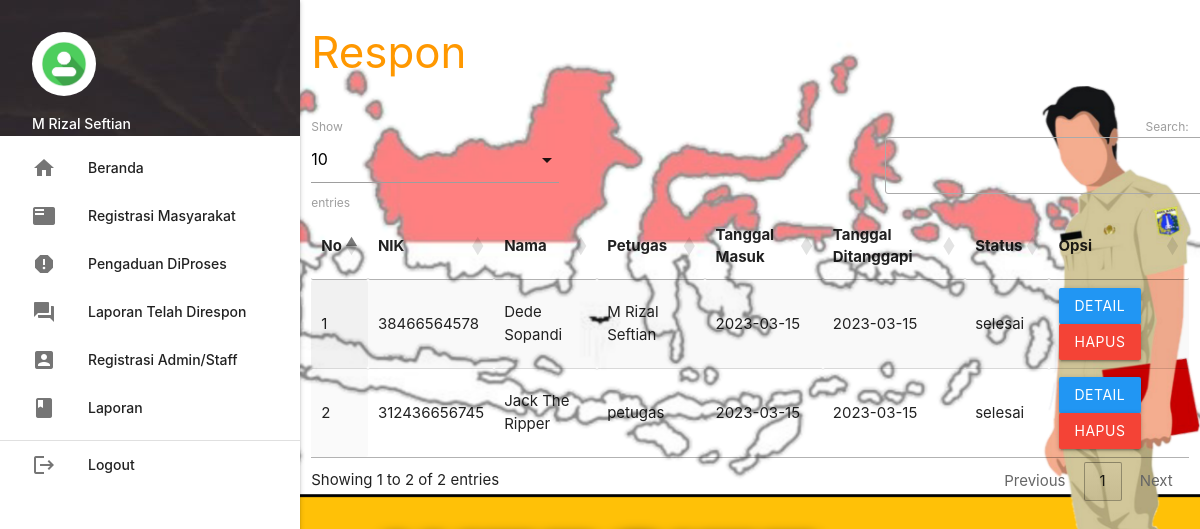
Page /admin/index.php?p=respon (signed in) on the committed database.
### tables this page shows
CREATE TABLE `pengaduan` (
  `id_pengaduan` int(5) NOT NULL,
  `tgl_pengaduan` date NOT NULL,
  `nik` char(16) NOT NULL,
  `isi_laporan` text NOT NULL,
  `foto` varchar(255) NOT NULL,
  `status` enum('proses','selesai') NOT NULL
);

CREATE TABLE `masyarakat` (
  `nik` char(16) NOT NULL,
  `nama` varchar(35) NOT NULL,
  `username` varchar(25) NOT NULL,
  `password` varchar(255) NOT NULL,
  `telp` int(13) NOT NULL
);

CREATE TABLE `petugas` (
  `id_petugas` int(5) NOT NULL,
  `nama_petugas` varchar(40) NOT NULL,
  `username` varchar(30) NOT NULL,
  `password` varchar(255) NOT NULL,
  `telp_petugas` int(13) NOT NULL,
  `level` enum('admin','petugas') NOT NULL
);

CREATE TABLE `tanggapan` (
  `id_tanggapan` int(5) NOT NULL,
  `id_pengaduan` int(5) NOT NULL,
  `tgl_tanggapan` date NOT NULL,
  `tanggapan` text NOT NULL,
  `id_petugas` int(5) NOT NULL
);

### admin/respon.php (the view, shortened to what this page needs)
       <div class="row">
         <div class="col s12 m9">
           <h3 class="orange-text">Respon</h3>
         </div>
       </div>
       <table id="example" class="display responsive-table" style="width:100%">
         <thead>
             <tr>
			<th>No</th>
			<th>NIK</th>
			<th>Nama</th>
			<th>Petugas</th>
			<th>Tanggal Masuk</th>
			<th>Tanggal Ditanggapi</th>
			<th>Status</th>
			<th>Opsi</th>
             </tr>
         </thead>
         <tbody>
<?php
	$no=1;
	$query = mysqli_query($koneksi,"SELECT * FROM pengaduan INNER JOIN masyarakat ON pengaduan.nik=masyarakat.nik INNER JOIN tanggapan ON pengaduan.id_pengaduan=tanggapan.id_pengaduan INNER JOIN petugas ON tanggapan.id_petugas=petugas.id_petugas ORDER BY tanggapan.id_pengaduan DESC");
	while ($r=mysqli_fetch_assoc($query)) { ?>
	<tr>
		<td><?php echo $no++; ?></td>
		<td><?php echo $r['nik']; ?></td>
		<td><?php echo $r['nama']; ?></td>
		<td><?php echo $r['nama_petugas']; ?></td>
		<td><?php echo $r['tgl_pengaduan']; ?></td>
		<td><?php echo $r['tgl_tanggapan']; ?></td>
		<td><?php echo $r['status']; ?></td>
		<td><a class="btn blue modal-trigger" href="#more?id_tanggapan=<?php echo $r['id_tanggapan'] ?>">Detail</a> <a class="btn red" onclick="return confirm('Anda Yakin Ingin Menghapus Y/N')" href="index.php?p=tanggapan_hapus&id_tanggapan=<?php echo $r['id_tanggapan'] ?>">Hapus</a></td>
	</tr>
           <?php  }
            ?>
         </tbody>
       </table>

### admin/index.php (shortened to what this page needs)
<?php
	include '../conn/koneksi.php';
 ?>
  <!DOCTYPE html>
  <html>
    <head>
      <link type="text/css" rel="stylesheet" href="../css/materialize.min.css"  media="screen,projection"/>
      <link rel="stylesheet" href="https://cdnjs.cloudflare.com/ajax/libs/materialize/1.0.0/css/materialize.min.css">
      <link rel="stylesheet" type="text/css" href="https://cdn.datatables.net/1.10.19/css/jquery.dataTables.css">
    </head>
    <body style="background:url(../img/Papan.png); background-size: cover;">
    <div class="row">
      <div class="col s12 m3">
          <ul id="slide-out" class="sidenav sidenav-fixed">
              <li>
                  <div class="user-view">
                      <div class="background">
                          <img src="../img/gray.jpg">
                      </div>
                      <a href="#user"><img class="circle" src="../img/avataruser.jpg"></a>
                      <a href="#name"><span class="white-text name"><?php echo ucwords($_SESSION['data']['nama_petugas']); ?></span></a>
                  </div>
              </li>
              <li><a href="index.php?p=dashboard"><i class="material-icons">home</i>Beranda</a></li>
              <li><a href="index.php?p=registrasi"><i class="material-icons">featured_play_list</i>Registrasi Masyarakat</a></li>
              <li><a href="index.php?p=pengaduan"><i class="material-icons">report</i>Pengaduan DiProses</a></li>
              <li><a href="index.php?p=respon"><i class="material-icons">question_answer</i>Laporan Telah Direspon</a></li>
              <li><a href="index.php?p=user"><i class="material-icons">account_box</i>Registrasi Admin/Staff</a></li>
              <li><a href="index.php?p=laporan"><i class="material-icons">book</i>Laporan</a></li>
              <li>
                  <div class="divider"></div>
              </li>
              <li><a class="waves-effect" href="../index.php?p=logout"><i class="material-icons">logout</i>Logout</a></li>
          </ul>
          <a href="#" data-target="slide-out" class="btn sidenav-trigger"><i class="material-icons">menu</i></a>
      </div>
      <div class="col s12 m9">
	<?php
		if(@$_GET['p']==""){
			include_once 'dashboard.php';
		}
		elseif(@$_GET['p']=="dashboard"){
			include_once 'dashboard.php';
		}
		elseif(@$_GET['p']=="registrasi"){
			include_once 'registrasi.php';
		}
		elseif(@$_GET['p']=="regis_hapus"){
			$query = mysqli_query($koneksi,"DELETE FROM masyarakat WHERE nik='".$_GET['nik']."'");
			if($query){
				header('location:index.php?p=registrasi');
			}
		}
		elseif(@$_GET['p']=="pengaduan"){
			include_once 'pengaduan.php';
		}
		elseif(@$_GET['p']=="more"){
			include_once 'more.php';
		}
		elseif(@$_GET['p']=="respon"){
			include_once 'respon.php';
		}
		elseif(@$_GET['p']=="tanggapan_hapus"){
			$query = mysqli_query($koneksi,"DELETE FROM tanggapan WHERE id_tanggapan='".$_GET['id_tanggapan']."'");
			if($query){
				header('location:index.php?p=respon');
			}
		}
		elseif(@$_GET['p']=="user"){
			include_once 'user.php';
		}
		elseif(@$_GET['p']=="user_input"){
			include_once 'user_input.php';
		}
		elseif(@$_GET['p']=="user_edit"){
			include_once 'user_edit.php';
		}
		elseif(@$_GET['p']=="user_hapus"){
			$query = mysqli_query($koneksi,"DELETE FROM petugas WHERE id_petugas='".$_GET['id_petugas']."'");
			if($query){
				header('location:index.php?p=user');
			}
		}
		elseif(@$_GET['p']=="laporan"){
			include_once 'laporan.php';
		}
	 ?>
      </div>
    </div>
    </body>
  </html>

### rows in the picture
pengaduan: masyarakat.nik "38466564578", masyarakat.nama "Dede Sopandi", petugas.nama_petugas "M Rizal Seftian", tgl_pengaduan "2023-03-15", tanggapan.tgl_tanggapan "2023-03-15", status "selesai"
pengaduan: masyarakat.nik "312436656745", masyarakat.nama "Jack The Ripper", petugas.nama_petugas "petugas", tgl_pengaduan "2023-03-15", tanggapan.tgl_tanggapan "2023-03-15", status "selesai"

### other values in the picture
$_SESSION['data']['nama_petugas'] "M Rizal Seftian"
